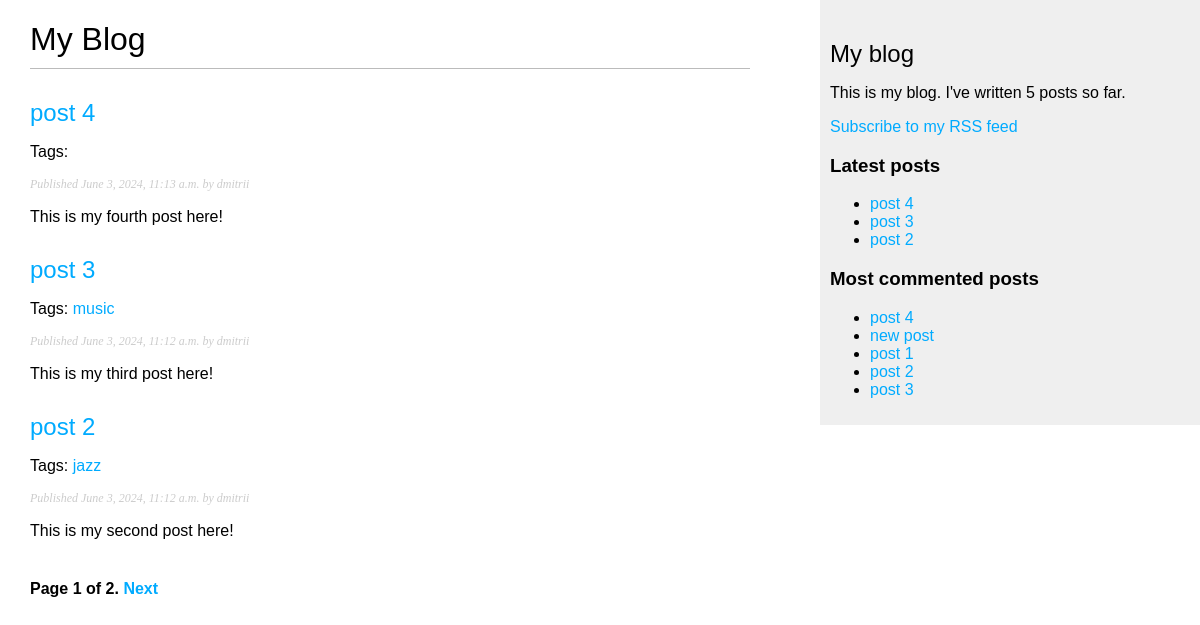
Screenshot of /blog/ with the database file from the repository.
### blog/models.py (models this page shows, shortened)
class Post(models.Model):
    class Status(models.TextChoices):
        DRAFT = 'DF', 'Draft'
        PUBLISHED = 'PB', 'Published'
    title = models.CharField(max_length=250)
    slug = models.SlugField(max_length=250, unique_for_date='publish')
    author = models.ForeignKey(User, on_delete=models.CASCADE, related_name='blog_posts')
    body = models.TextField()
    publish = models.DateTimeField(default=timezone.now)
    created = models.DateTimeField(auto_now_add=True)
    updated = models.DateTimeField(auto_now=True)
    status = models.CharField(max_length=2, choices=Status.choices, default=Status.DRAFT)
    tags = TaggableManager()
    objects = models.Manager()
    published = PublishedManager()
    class Meta:
        ordering = ['-publish']
        indexes = [
            models.Index(fields=['-publish'])
        ]
    def get_absolute_url(self):
        return reverse("blog:post_detail", args=[
            self.publish.year,
            self.publish.month,
            self.publish.day,
            self.slug,
        ])

### blog/views.py (the view)
# urls.py: path('', views.post_list, name='post_list'),
def post_list(request, tag_slug=None):
    posts_list = Post.published.all()
    tag = None
    if tag_slug:
        tag = get_object_or_404(Tag, slug=tag_slug)
        post_list = post_list.filter(tags__in=[tag])
    paginator = Paginator(posts_list, 3)
    page_number = request.GET.get('page', 1)
    try:
        posts = paginator.page(page_number)
    except PageNotAnInteger:
        posts = paginator.page(1)
    except EmptyPage:
        posts = paginator.page(paginator.num_pages)
    context = {'posts': posts, 'tag':tag}
    return render(request, 'blog/post/list.html', context)

### blog/models.py (called while the page is built)
    def get_queryset(self):
        return super().get_queryset().filter(status=Post.Status.PUBLISHED)

### blog/templatetags/blog_tags.py (called while the page is built)
@register.filter(name='markdown')
def markdown_format(text):
    return mark_safe(markdown.markdown(text))

@register.simple_tag
def total_posts():
    return Post.published.count()

@register.inclusion_tag('blog/post/latest_posts.html')
def show_latest_posts(count=5):
    latest_posts = Post.published.order_by('-publish')[:count]
    return {'latest_posts':latest_posts}

@register.simple_tag
def get_most_commented_posts(count=5):
    return Post.published.annotate(total_comments=Count('comments')).order_by('-total_comments')[:count]

### blog/templates/blog/post/list.html (shortened to what this page needs)
{% extends "blog/base.html" %}
{% load blog_tags %}
{% block content %}
  <h1>My Blog</h1>
  {% for post in posts %}
    <h2>
      <a href="{{ post.get_absolute_url }}">
        {{ post.title }}
      </a>
    </h2>
    <p class="tags">
      Tags:
      {% for tag in post.tags.all %}
        <a href="{% url "blog:post_list_by_tag" tag.slug %}">
          {{ tag.name }}
        </a>
      {% endfor %}
    </p>
    <p class="date">
      Published {{ post.publish }} by {{ post.author }}
    </p>
    {{ post.body|markdown|truncatewords_html:30 }}
  {% endfor %}
  {% include "pagination.html" with page=posts %}
{% endblock %}

### blog/templates/blog/base.html (shortened to what this page needs)
{% load blog_tags %}
{% load static %}
<!DOCTYPE html>
<html>
    <head>
        <link href="{% static "css/blog.css" %}" rel="stylesheet">
    </head>
    <body>
        <div id="content">
            {% block content %}
            {% endblock %}
        </div>
        <div id="sidebar">
            <h2>My blog</h2>
            <p>
                This is my blog.
                I've written {% total_posts %} posts so far.
            </p>
            <p>
                <a href="{% url "blog:post_feed" %}">
                    Subscribe to my RSS feed
                </a>
            </p>
            <h3>Latest posts</h3>
            {% show_latest_posts 3 %}
            <h3>Most commented posts</h3>
            {% get_most_commented_posts as most_commented_posts %}
            <ul>
                {% for post in most_commented_posts %}
                    <li>
                        <a href="{{ post.get_absolute_url }}">{{ post.title }}</a>
                    </li>
                {% endfor %}
            </ul>
        </div>
    </body>
</html>

### blog/templates/pagination.html (shortened to what this page needs)
<div class="pagination">
    <span class="step-links">
        <span class="current">
            Page {{ page.number }} of {{ page.paginator.num_pages }}.
        </span>
        {% if page.has_next %}
            <a href="?page={{ page.next_page_number }}">Next</a>
        {% endif %}
    </span>
</div>

### blog/templates/blog/post/latest_posts.html
<ul>
    {% for post in latest_posts %}
    <li>
        <a href="{{ post.get_absolute_url }}">{{ post.title }}</a>
    </li>
    {% endfor %}
</ul>

### blog/static/css/blog.css (style rules this page uses)
body { margin:0; padding:0; font-family:helvetica, sans-serif; }
a { color:#00abff; text-decoration:none; }
h1 { font-weight:normal; border-bottom:1px solid #bbb; padding:0 0 10px 0; }
h2 { font-weight:normal; margin:30px 0 0; }
#content { float:left; width:60%; padding:0 0 0 30px; }
#sidebar { float:right; width:30%; padding:10px; background:#efefef; height:100%; }
p.date { color:#ccc; font-family: georgia, serif; font-size: 12px; font-style: italic; }
.pagination { margin:40px 0; font-weight:bold; }

### rows the page displays
Post: title "post 4", publish "June 3, 2024, 11:13 a.m.", author "dmitrii", body "This is my fourth post here!"
Post: title "post 3", publish "June 3, 2024, 11:12 a.m.", author "dmitrii", body "This is my third post here!"
Tag: name "music"
Post: title "post 2", publish "June 3, 2024, 11:12 a.m.", author "dmitrii", body "This is my second post here!"
Tag: name "jazz"
Post: title "new post"
Post: title "post 1"

### other values shown
{{ page.number }} "1"
{{ page.paginator.num_pages }} "2"
